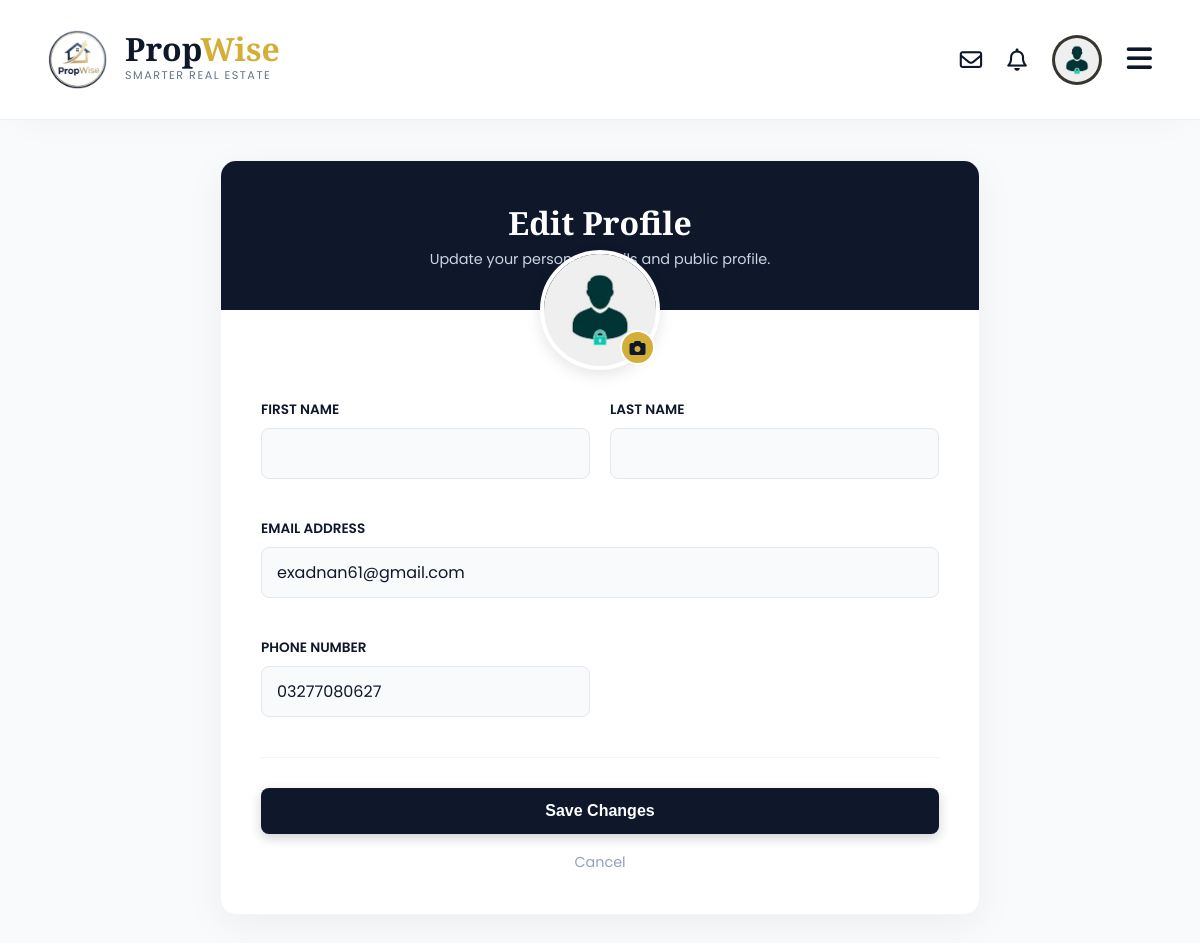
The page /accounts/profile/ (signed in) on the database as committed earlier.
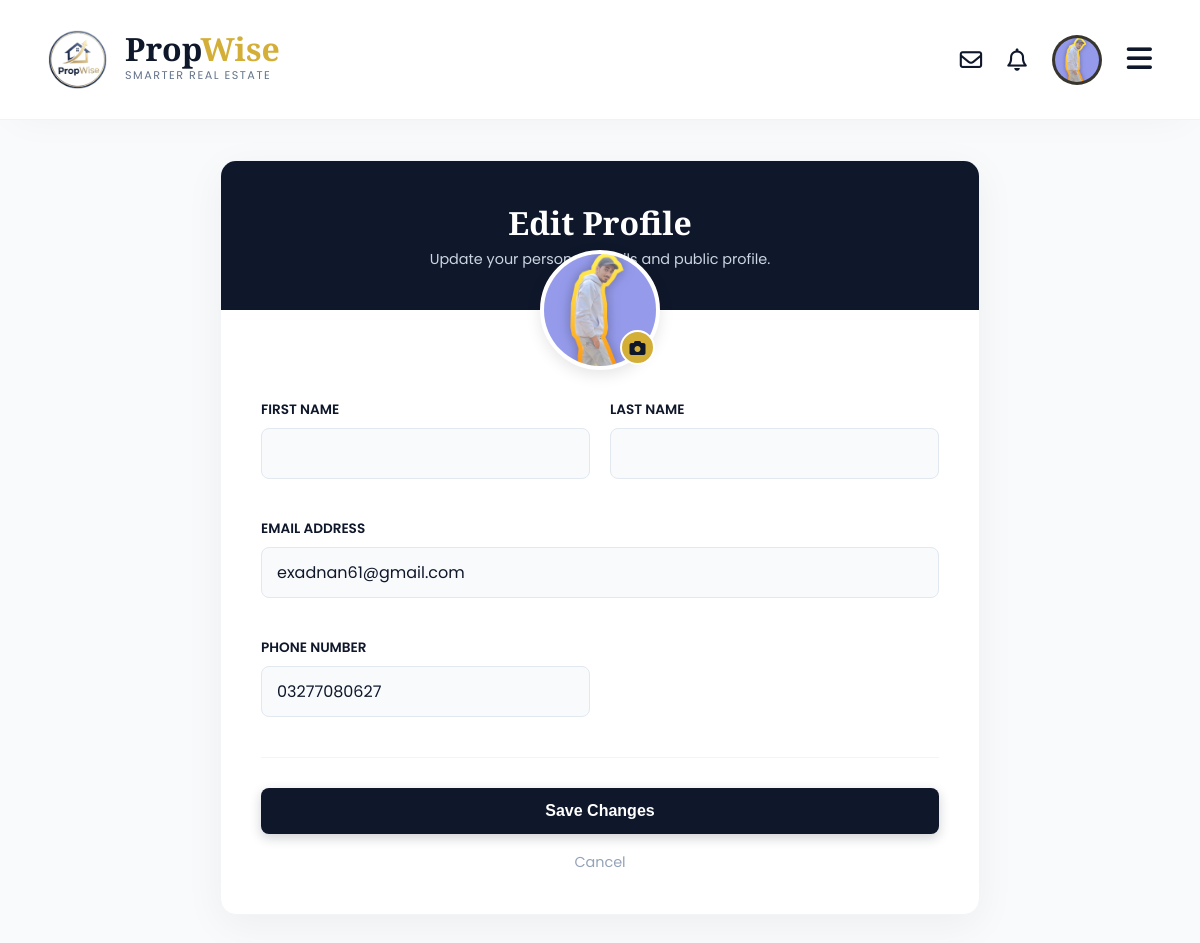
The same page on the database as committed later.
### accounts/models.py (models this page shows, shortened)
class User(AbstractUser):
    is_agent = models.BooleanField('Is agent', default=False)
    is_buyer = models.BooleanField('Is buyer', default=True) # By default, users are buyers
    phone_number = models.CharField(max_length=20, blank=True)
    profile_picture = models.ImageField(upload_to='profile_pics/', blank=True, null=True)
    favorites = models.ManyToManyField(
        Property,
        related_name="favorited_by",
        blank=True
    )

### accounts/views.py (the view)
# urls.py: path('profile/', account_views.profile_view, name='profile'),
@login_required(login_url='login')
def profile_view(request):
    if request.method == 'POST':
        form = CustomUserChangeForm(request.POST, request.FILES, instance=request.user)
        if form.is_valid():
            form.save()
            messages.success(request, 'Your profile has been updated successfully!')
            return redirect('homepage') # Redirect back to the same page
    else:
        form = CustomUserChangeForm(instance=request.user)
    context = {
        'form': form
    }
    return render(request, 'accounts/profile.html', context)

### accounts/forms.py
class CustomUserChangeForm(forms.ModelForm): # <-- 1. Inherit from ModelForm
    class Meta:
        model = User
        fields = ['first_name', 'last_name', 'email', 'phone_number', 'profile_picture']
        widgets = {
            'first_name': forms.TextInput(attrs={'class': 'form-control'}),
            'last_name': forms.TextInput(attrs={'class': 'form-control'}),
            'email': forms.EmailInput(attrs={'class': 'form-control'}),
            'phone_number': forms.TextInput(attrs={'class': 'form-control'}),
        }

### accounts/context_processors.py (called while the page is built)
def notifications(request):
    if request.user.is_authenticated:
        unread_notifs = Notification.objects.filter(
            recipient=request.user,
            is_read=False
        )
        return {
            'notification_count': unread_notifs.count(),
            'notification_list': unread_notifs[:5] # Only show the top 5 in the dropdown
        }
    return {}

### accounts/templates/accounts/profile.html (shortened to what this page needs)
{% extends 'base.html' %}
{% load static %}
{% block content %}
<div class="settings-container">
    <div class="settings-card">
        <div class="settings-header">
            <h1 class="settings-title">Edit Profile</h1>
            <p class="settings-subtitle">Update your personal details and public profile.</p>
        </div>
        <form method="POST" enctype="multipart/form-data" class="settings-form">
            <div class="profile-pic-wrapper">
                {% if user.profile_picture %}
                    <img src="{{ user.profile_picture.url }}" alt="Profile" class="profile-img" id="preview-img">
                {% else %}
                    <div class="profile-img" id="preview-img" style="display:flex; align-items:center; justify-content:center; font-size:3rem; color:#cbd5e1; background:#f1f5f9;">
                        <i class="fa-solid fa-user"></i>
                    </div>
                {% endif %}
                <label for="id_profile_picture" class="upload-btn" title="Change Photo">
                    <i class="fa-solid fa-camera"></i>
                </label>
            </div>
            <div class="form-grid">
                {% for field in form %}
                    {% if field.name == 'profile_picture' %}
                        <div style="display:none;">{{ field }}</div>
                    {% else %}
                        <div class="form-group {% if field.name == 'bio' or field.name == 'address' or field.name == 'email' %}full-width{% endif %}">
                            <label for="{{ field.id_for_label }}" class="form-label">{{ field.label }}</label>
                            {{ field }}
                        </div>
                    {% endif %}
                {% endfor %}
            </div>
            <hr style="border:0; border-top:1px solid #f1f5f9; margin: 20px 0 30px;">
            <button type="submit" class="btn-save">Save Changes</button>
            <div style="text-align:center; margin-top:15px;">
                <a href="{% url 'homepage' %}" style="color:#94a3b8; font-size:0.9rem;">Cancel</a>
            </div>
        </form>
    </div>
</div>
{% endblock content %}

### templates/base.html (shortened to what this page needs)
{% load static %}
<!DOCTYPE html>
<html lang="en">
<head>
    <link rel="stylesheet" href="https://cdnjs.cloudflare.com/ajax/libs/font-awesome/6.4.0/css/all.min.css">
</head>
<body>
    <nav class="navbar">
        <a href="{% url 'homepage' %}" class="nav-brand">
            <img src="{% static 'images/logo.png' %}" alt="PropWise">
            <div class="brand-text-col">
                <div class="brand-main">Prop<span>Wise</span></div>
                <div class="brand-tagline">Smarter Real Estate</div>
            </div>
        </a>
        <div class="nav-right">
            {% if user.is_authenticated %}
                <a href="{% url 'chat_inbox' %}" class="nav-icon" title="Messages">
                    <i class="fa-regular fa-envelope"></i>
                </a>
                <div class="nav-icon" onclick="toggleID('notif-drop')" title="Notifications">
                    <i class="fa-regular fa-bell"></i>
                </div>
                <div class="user-menu-container">
                    <div class="user-avatar" onclick="toggleID('user-drop')">
                        {% if user.profile_picture %}
                            <img src="{{ user.profile_picture.url }}" alt="{{ user.username }}">
                        {% else %}
                            <i class="fa-regular fa-user"></i>
                        {% endif %}
                    </div>
                </div>
            {% else %}
                <a href="{% url 'login' %}" class="nav-link">Log In</a>
                <a href="{% url 'signup' %}" class="btn-create">Sign Up</a>
            {% endif %}
            <div class="hamburger" onclick="toggleID('mobile-menu')">
                <i class="fa-solid fa-bars"></i>
            </div>
        </div>
    </nav>
    {% block content %}
    {% endblock %}
</body>
</html>

Rows that differ between the two databases and show on the page:
changed User "exadnan61@gmail.com": profile_picture: a different picture
